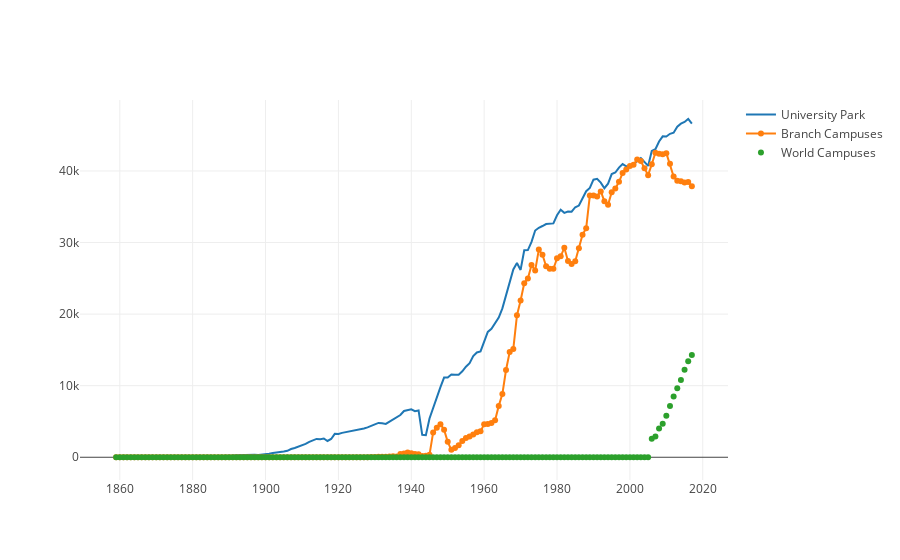

This figure's notebook cell:
### Markdown cell above
plotly uses a pretty straight-forward approach to graphing. Map values to the x,y coordinate.

### Code cell
from plotly.offline import init_notebook_mode, iplot
init_notebook_mode(connected=True) # initiate notebook for offline plot

import plotly.graph_objs as go
import numpy as np
year, universityPark, otherLocs, worldCampus, totPSU = np.loadtxt('pennStateEnroll.dat', unpack=True, comments='#', skiprows=2)

# Create traces
trace0 = go.Scatter(
    x = year,
    y = universityPark,
    mode = 'lines',
    name = 'University Park'
)
trace1 = go.Scatter(
    x = year,
    y = otherLocs,
    mode = 'lines+markers',
    name = 'Branch Campuses'
)
trace2 = go.Scatter(
    x = year,
    y = worldCampus,
    mode = 'markers',
    name = 'World Campuses'
)
data = [trace0, trace1, trace2]

iplot(data)

### Figure 1 — Plotly figure (JSON) as saved in the notebook; plotly's stock layout.template omitted (floating-point values rounded to 4 significant figures; data arrays with more than 128 entries replaced by an {"elided": "..."} marker saying what was removed)
{"data": [{"mode": "lines", "name": "University Park", "type": "scatter", "uid": "f2c30b11-cbc3-11e8-ac7d-d8fc93563c3a", "x": {"elided": "159 int values"}, "y": {"elided": "159 int values"}}, {"mode": "lines+markers", "name": "Branch Campuses", "type": "scatter", "uid": "f2c30b12-cbc3-11e8-b6a8-d8fc93563c3a", "x": {"elided": "159 int values"}, "y": {"elided": "159 int values"}}, {"mode": "markers", "name": "World Campuses", "type": "scatter", "uid": "f2c30b13-cbc3-11e8-9851-d8fc93563c3a", "x": {"elided": "159 int values"}, "y": {"elided": "159 int values"}}], "layout": {}}
